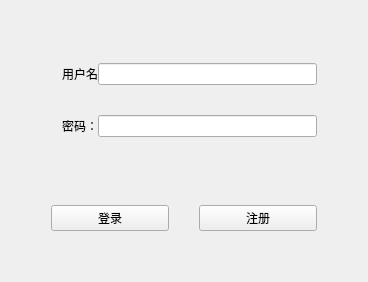
<?xml version="1.0" encoding="UTF-8"?>
<ui version="4.0">
 <class>MainWindow</class>
 <widget class="QMainWindow" name="MainWindow">
  <property name="geometry">
   <rect>
    <x>0</x>
    <y>0</y>
    <width>368</width>
    <height>282</height>
   </rect>
  </property>
  <property name="sizePolicy">
   <sizepolicy hsizetype="Ignored" vsizetype="Preferred">
    <horstretch>0</horstretch>
    <verstretch>0</verstretch>
   </sizepolicy>
  </property>
  <property name="minimumSize">
   <size>
    <width>368</width>
    <height>282</height>
   </size>
  </property>
  <property name="maximumSize">
   <size>
    <width>368</width>
    <height>282</height>
   </size>
  </property>
  <property name="windowTitle">
   <string>登陆界面</string>
  </property>
  <widget class="QWidget" name="centralWidget">
   <layout class="QVBoxLayout" name="verticalLayout">
    <item>
     <widget class="QWidget" name="widget_2" native="true">
      <layout class="QHBoxLayout" name="horizontalLayout_3"/>
     </widget>
    </item>
    <item>
     <widget class="QWidget" name="widget_3" native="true">
      <layout class="QGridLayout" name="gridLayout">
       <property name="topMargin">
        <number>0</number>
       </property>
       <property name="rightMargin">
        <number>0</number>
       </property>
       <property name="bottomMargin">
        <number>0</number>
       </property>
       <property name="spacing">
        <number>0</number>
       </property>
       <item row="0" column="1">
        <widget class="QLabel" name="label">
         <property name="text">
          <string>用户名</string>
         </property>
        </widget>
       </item>
       <item row="2" column="2">
        <widget class="QLineEdit" name="lineEdit">
         <property name="echoMode">
          <enum>QLineEdit::Password</enum>
         </property>
        </widget>
       </item>
       <item row="2" column="1">
        <widget class="QLabel" name="label_2">
         <property name="text">
          <string>密码：</string>
         </property>
        </widget>
       </item>
       <item row="0" column="3">
        <spacer name="horizontalSpacer">
         <property name="orientation">
          <enum>Qt::Horizontal</enum>
         </property>
         <property name="sizeType">
          <enum>QSizePolicy::Fixed</enum>
         </property>
         <property name="sizeHint" stdset="0">
          <size>
           <width>40</width>
           <height>20</height>
          </size>
         </property>
        </spacer>
       </item>
       <item row="0" column="2">
        <widget class="QLineEdit" name="lineEdit_2"/>
       </item>
       <item row="0" column="0">
        <spacer name="horizontalSpacer_2">
         <property name="orientation">
          <enum>Qt::Horizontal</enum>
         </property>
         <property name="sizeType">
          <enum>QSizePolicy::Fixed</enum>
         </property>
         <property name="sizeHint" stdset="0">
          <size>
           <width>40</width>
           <height>20</height>
          </size>
         </property>
        </spacer>
       </item>
       <item row="1" column="2">
        <spacer name="verticalSpacer">
         <property name="orientation">
          <enum>Qt::Vertical</enum>
         </property>
         <property name="sizeType">
          <enum>QSizePolicy::Fixed</enum>
         </property>
         <property name="sizeHint" stdset="0">
          <size>
           <width>20</width>
           <height>30</height>
          </size>
         </property>
        </spacer>
       </item>
      </layout>
     </widget>
    </item>
    <item>
     <widget class="QWidget" name="widget_4" native="true">
      <layout class="QHBoxLayout" name="horizontalLayout_2"/>
     </widget>
    </item>
    <item>
     <widget class="QWidget" name="widget" native="true">
      <layout class="QHBoxLayout" name="horizontalLayout">
       <property name="spacing">
        <number>0</number>
       </property>
       <property name="leftMargin">
        <number>0</number>
       </property>
       <property name="topMargin">
        <number>0</number>
       </property>
       <property name="rightMargin">
        <number>0</number>
       </property>
       <property name="bottomMargin">
        <number>0</number>
       </property>
       <item>
        <spacer name="horizontalSpacer_7">
         <property name="orientation">
          <enum>Qt::Horizontal</enum>
         </property>
         <property name="sizeType">
          <enum>QSizePolicy::Fixed</enum>
         </property>
         <property name="sizeHint" stdset="0">
          <size>
           <width>40</width>
           <height>20</height>
          </size>
         </property>
        </spacer>
       </item>
       <item>
        <widget class="QPushButton" name="pushButton">
         <property name="text">
          <string>登录</string>
         </property>
        </widget>
       </item>
       <item>
        <spacer name="horizontalSpacer_9">
         <property name="orientation">
          <enum>Qt::Horizontal</enum>
         </property>
         <property name="sizeType">
          <enum>QSizePolicy::Fixed</enum>
         </property>
         <property name="sizeHint" stdset="0">
          <size>
           <width>30</width>
           <height>20</height>
          </size>
         </property>
        </spacer>
       </item>
       <item>
        <widget class="QPushButton" name="pushButton_2">
         <property name="text">
          <string>注册</string>
         </property>
        </widget>
       </item>
       <item>
        <spacer name="horizontalSpacer_8">
         <property name="orientation">
          <enum>Qt::Horizontal</enum>
         </property>
         <property name="sizeType">
          <enum>QSizePolicy::Fixed</enum>
         </property>
         <property name="sizeHint" stdset="0">
          <size>
           <width>40</width>
           <height>20</height>
          </size>
         </property>
        </spacer>
       </item>
      </layout>
     </widget>
    </item>
    <item>
     <spacer name="verticalSpacer_2">
      <property name="orientation">
       <enum>Qt::Vertical</enum>
      </property>
      <property name="sizeType">
       <enum>QSizePolicy::Fixed</enum>
      </property>
      <property name="sizeHint" stdset="0">
       <size>
        <width>20</width>
        <height>30</height>
       </size>
      </property>
     </spacer>
    </item>
   </layout>
  </widget>
 </widget>
 <layoutdefault spacing="6" margin="11"/>
 <resources/>
 <connections/>
</ui>
